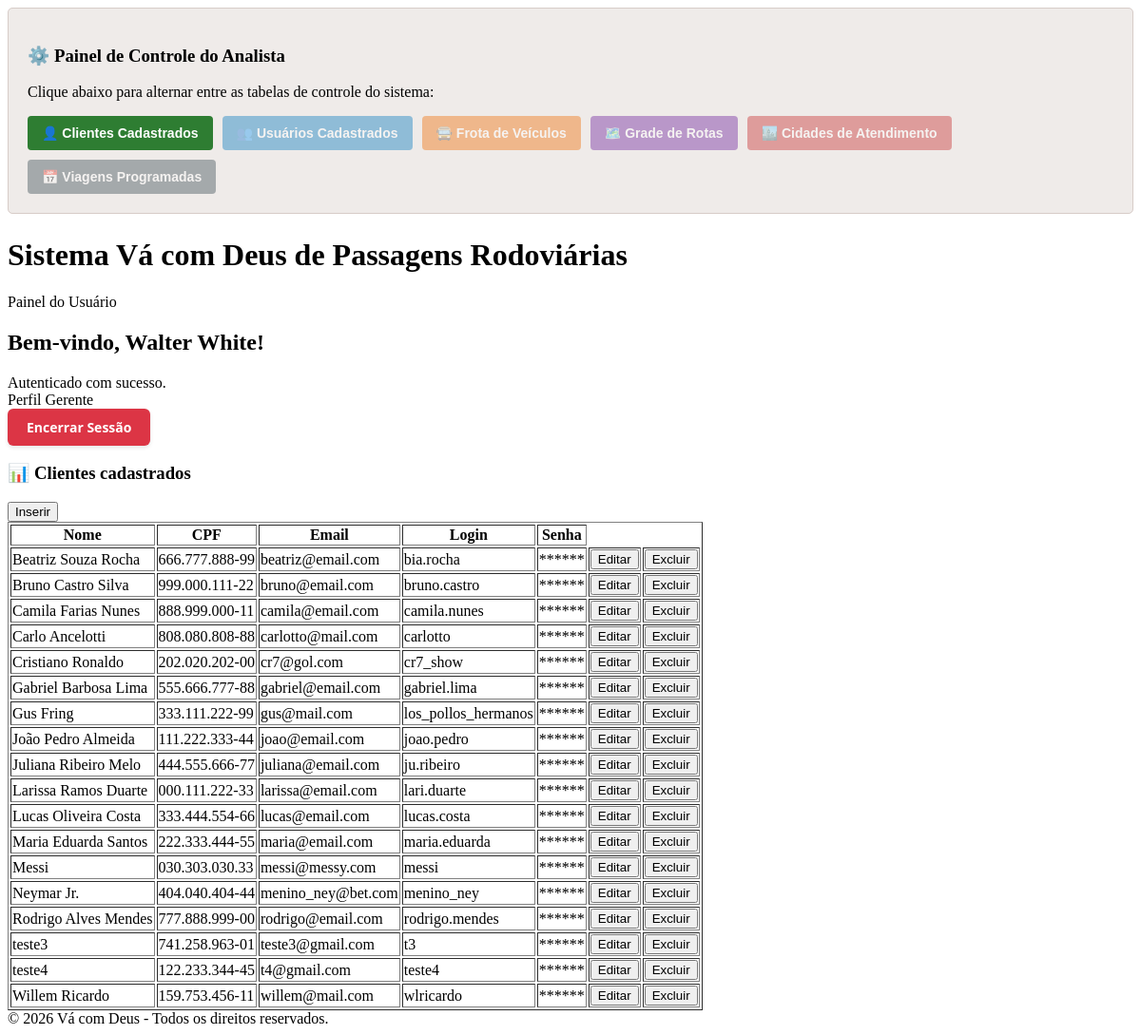
Page /analista.php (signed in) on the committed database.
### tables this page shows
CREATE TABLE `usuario` (
  `id` int(11) NOT NULL,
  `nome` varchar(100) NOT NULL,
  `login` varchar(50) NOT NULL,
  `senha` varchar(255) NOT NULL,
  `perfil_id` int(11) NOT NULL
);

CREATE TABLE `perfil` (
  `id` int(11) NOT NULL,
  `nome` varchar(50) NOT NULL
);

CREATE TABLE `cliente` (
  `id` int(11) NOT NULL,
  `nome` varchar(100) NOT NULL,
  `cpf` varchar(14) NOT NULL,
  `email` varchar(100) NOT NULL,
  `login` varchar(50) NOT NULL,
  `senha` varchar(255) NOT NULL
);

### crud_clientes.php (called while the page is built, shortened)
<?php
function listarClientes()
{
    $clientes_list = [];
    $banco = abrirBanco();
    $sql = "SELECT * FROM cliente ORDER BY nome";
    $resultado = $banco->query($sql);
    if ($resultado) {
        while ($row = mysqli_fetch_array($resultado)) {
            $clientes_list[] = $row;
        }
    }
    return $clientes_list;
}

### analista.php (the view, shortened to what this page needs)
<?php
include 'crud_clientes.php';
include 'crud_viagens.php';
$clientes = listarClientes();
$id = mysqli_real_escape_string($connect, $_SESSION['id_usuario']);
$sql = "SELECT usuario.nome AS nome_usuario, perfil.nome AS nome_perfil
        FROM usuario
        INNER JOIN perfil ON usuario.perfil_id = perfil.id
        WHERE usuario.id = '$id'";
$resultado = mysqli_query($connect, $sql);
$dados = mysqli_fetch_array($resultado);
?>
<!DOCTYPE html>
<html lang="en">
<head>
</head>
<body>
    <div class="central-abas">
        <h3>⚙️ Painel de Controle do Analista</h3>
        <p>Clique abaixo para alternar entre as tabelas de controle do sistema:</p>
        <div class="abas-botoes-container">
            <button class="btn-aba clientes" onclick="alternarAba('aba-clientes', this)">👤 Clientes Cadastrados</button>
            <button class="btn-aba usuarios opaco" onclick="alternarAba('aba-usuarios', this)">👥 Usuários Cadastrados</button>
            <button class="btn-aba veiculos opaco" onclick="alternarAba('aba-veiculos', this)">🚍 Frota de Veículos</button>
            <button class="btn-aba rotas opaco" onclick="alternarAba('aba-rotas', this)">🗺️ Grade de Rotas</button>
            <button class="btn-aba cidades opaco" onclick="alternarAba('aba-cidades', this)">🏙️ Cidades de Atendimento</button>
            <button class="btn-aba viagens opaco" onclick="alternarAba('aba-viagens', this)">📅 Viagens Programadas</button>
        </div>
    </div>
    <header class="page-header">
        <div>
            <h1>Sistema Vá com Deus de Passagens Rodoviárias</h1>
            <p>Painel do Usuário</p>
        </div>
    </header>
    <main class="page-content">
        <div class="content-grid">
            <aside class="user-card">
                <div class="card-body">
                    <div class="welcome-box">
                        <h2>Bem-vindo, <?php echo htmlspecialchars($dados['nome_usuario']); ?>!</h2>
                        <span>Autenticado com sucesso.</span>
                    </div>
                    <div class="info-grid">
                        <div class="info-item">
                            <label>Perfil</label>
                            <span><?php echo htmlspecialchars($dados['nome_perfil'] ?? 'Não definido'); ?></span>
                        </div>
                    </div>
                    <form action="logout.php" method="POST" style="margin: 0; padding: 0;">
                        <button type="submit" class="btn-sair">
                            Encerrar Sessão
                        </button>
                    </form>
                </div>
            </aside>
            <div id="aba-clientes" class="aba-conteudo ativa">
                <section class="table-section">
                    <h3>📊 Clientes cadastrados </h3>
                    <div class="table-placeholder">
                        <form name="inserir" action="inserir_cliente.php" method="POST">
                            <button type="submit" name="btn-inserir" class="btn-inserir">Inserir</button>
                        </form>
                        <table border="1">
                            <thead>
                                <tr>
                                    <th>Nome</th>
                                    <th>CPF</th>
                                    <th>Email</th>
                                    <th>Login</th>
                                    <th>Senha</th>
                                </tr>
                            </thead>
                            <tbody>
                                <?php
                                foreach ($clientes as $cliente) { ?>
                                    <tr>
                                        <td><?= $cliente["nome"] ?></td>
                                        <td><?= $cliente["cpf"] ?></td>
                                        <td><?= $cliente["email"] ?></td>
                                        <td><?= $cliente["login"] ?></td>
                                        <td> ****** </td>
                                        <th>
                                            <form name="alterar" action="alterar_cliente.php" method="POST">
                                                <button type="submit" name="btn-editar" class="btn-editar">Editar</button>
                                            </form>
                                        </th>
                                        <th>
                                            <form name="excluir" action="crud_clientes.php" method="POST">
                                                <button type="submit" name="btn-excluir" class="btn-excluir">Excluir</button>
                                            </form>
                                        </th>
                                    </tr>
                                <?php }
                                ?>
                            </tbody>
                        </table>
                </section>
            </div>
        </div>
    </main>
    <footer class="page-footer">
        &copy; <?php echo date('Y'); ?> Vá com Deus - Todos os direitos reservados.
    </footer>
</body>
</html>

### analista.php (style rules this page uses)
.central-abas { background-color: #efebe9; border: 1px solid #d7ccc8; padding: 20px; border-radius: 5px; margin-bottom: 25px; }
.abas-botoes-container { display: flex; gap: 10px; flex-wrap: wrap; margin-top: 10px; }
.btn-aba { border: none; padding: 10px 15px; border-radius: 4px; cursor: pointer; font-weight: bold; color: white; font-size: 14px; transition: background 0.2s, transform 0.1s; }
.btn-aba.clientes { background-color: #2e7d32; }
.btn-aba.usuarios { background-color: #0277bd; }
.btn-aba.veiculos { background-color: #ef6c00; }
.btn-aba.rotas { background-color: #6a1b9a; }
.btn-aba.cidades { background-color: #c62828; }
.btn-aba.viagens { background-color: #37474f; }
.btn-aba.opaco { opacity: 0.4; }
.aba-conteudo { display: none; }
.aba-conteudo.ativa { display: block; }
.btn-sair { background-color: #dc3545; color: #ffffff; border: none; padding: 10px 20px; font-family: 'Segoe UI', Tahoma, Geneva, Verdana, sans-serif; font-size: 14px; font-weight: 600; border-radius: 6px; cursor: pointer; transition: background-color 0.2s ease, transform 0.1s ease; box-shadow: 0 2px 4px rgba(0, 0, 0, 0.1); }

### rows in the picture
usuario: nome "Walter White", perfil.nome "Gerente"
cliente: nome "Beatriz Souza Rocha", cpf "666.777.888-99", email "beatriz@email.com", login "bia.rocha"
cliente: nome "Bruno Castro Silva", cpf "999.000.111-22", email "bruno@email.com", login "bruno.castro"
cliente: nome "Camila Farias Nunes", cpf "888.999.000-11", email "camila@email.com", login "camila.nunes"
cliente: nome "Carlo Ancelotti", cpf "808.080.808-88", email "carlotto@mail.com", login "carlotto"
cliente: nome "Cristiano Ronaldo", cpf "202.020.202-00", email "cr7@gol.com", login "cr7_show"
cliente: nome "Gabriel Barbosa Lima", cpf "555.666.777-88", email "gabriel@email.com", login "gabriel.lima"
cliente: nome "Gus Fring", cpf "333.111.222-99", email "gus@mail.com", login "los_pollos_hermanos"
cliente: nome "João Pedro Almeida", cpf "111.222.333-44", email "joao@email.com", login "joao.pedro"
cliente: nome "Juliana Ribeiro Melo", cpf "444.555.666-77", email "juliana@email.com", login "ju.ribeiro"
cliente: nome "Larissa Ramos Duarte", cpf "000.111.222-33", email "larissa@email.com", login "lari.duarte"
cliente: nome "Lucas Oliveira Costa", cpf "333.444.554-66", email "lucas@email.com", login "lucas.costa"
cliente: nome "Maria Eduarda Santos", cpf "222.333.444-55", email "maria@email.com", login "maria.eduarda"
cliente: nome "Messi", cpf "030.303.030.33", email "messi@messy.com", login "messi"
cliente: nome "Neymar Jr.", cpf "404.040.404-44", email "menino_ney@bet.com", login "menino_ney"
cliente: nome "Rodrigo Alves Mendes", cpf "777.888.999-00", email "rodrigo@email.com", login "rodrigo.mendes"
cliente: nome "teste3", cpf "741.258.963-01", email "teste3@gmail.com", login "t3"
cliente: nome "teste4", cpf "122.233.344-45", email "t4@gmail.com", login "teste4"
cliente: nome "Willem Ricardo", cpf "159.753.456-11", email "willem@mail.com", login "wlricardo"
